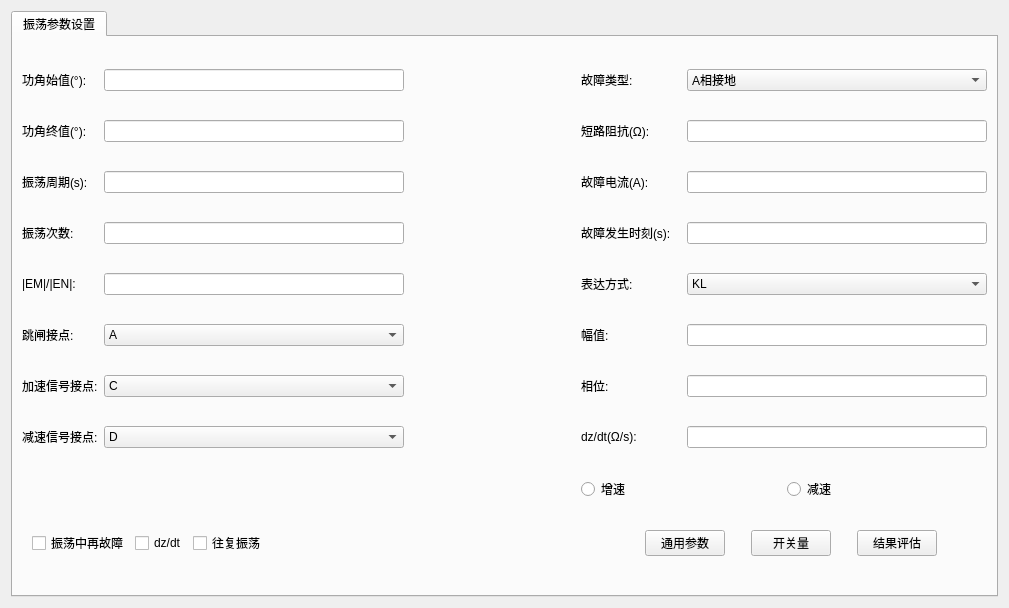
<?xml version="1.0" encoding="UTF-8"?>
<ui version="4.0">
 <class>QSttMacroParaEditViewSwing</class>
 <widget class="QWidget" name="QSttMacroParaEditViewSwing">
  <property name="geometry">
   <rect>
    <x>0</x>
    <y>0</y>
    <width>1009</width>
    <height>608</height>
   </rect>
  </property>
  <property name="windowTitle">
   <string>Form</string>
  </property>
  <layout class="QHBoxLayout" name="horizontalLayout">
   <item>
    <widget class="QTabWidget" name="m_tabWidget">
     <property name="currentIndex">
      <number>0</number>
     </property>
     <widget class="QWidget" name="tab">
      <attribute name="title">
       <string>振荡参数设置</string>
      </attribute>
      <layout class="QGridLayout" name="gridLayout_2">
       <item row="9" column="0" colspan="3">
        <layout class="QHBoxLayout" name="horizontalLayout_3">
         <property name="leftMargin">
          <number>10</number>
         </property>
         <item>
          <widget class="QSttCheckBox" name="m_cbRefault">
           <property name="sizePolicy">
            <sizepolicy hsizetype="Fixed" vsizetype="Fixed">
             <horstretch>0</horstretch>
             <verstretch>0</verstretch>
            </sizepolicy>
           </property>
           <property name="text">
            <string>振荡中再故障</string>
           </property>
          </widget>
         </item>
         <item>
          <widget class="QSttCheckBox" name="m_cbDzdt">
           <property name="sizePolicy">
            <sizepolicy hsizetype="Fixed" vsizetype="Fixed">
             <horstretch>0</horstretch>
             <verstretch>0</verstretch>
            </sizepolicy>
           </property>
           <property name="text">
            <string>dz/dt</string>
           </property>
          </widget>
         </item>
         <item>
          <widget class="QSttCheckBox" name="m_cbReciprocating">
           <property name="sizePolicy">
            <sizepolicy hsizetype="Fixed" vsizetype="Fixed">
             <horstretch>0</horstretch>
             <verstretch>0</verstretch>
            </sizepolicy>
           </property>
           <property name="text">
            <string>往复振荡</string>
           </property>
          </widget>
         </item>
         <item>
          <spacer name="horizontalSpacer">
           <property name="orientation">
            <enum>Qt::Horizontal</enum>
           </property>
           <property name="sizeHint" stdset="0">
            <size>
             <width>40</width>
             <height>20</height>
            </size>
           </property>
          </spacer>
         </item>
         <item>
          <widget class="QPushButton" name="m_btnTestParas">
           <property name="text">
            <string>通用参数</string>
           </property>
          </widget>
         </item>
         <item>
          <spacer name="horizontalSpacer_14">
           <property name="orientation">
            <enum>Qt::Horizontal</enum>
           </property>
           <property name="sizeType">
            <enum>QSizePolicy::Fixed</enum>
           </property>
           <property name="sizeHint" stdset="0">
            <size>
             <width>20</width>
             <height>20</height>
            </size>
           </property>
          </spacer>
         </item>
         <item>
          <widget class="QPushButton" name="m_btnBinary">
           <property name="text">
            <string>开关量</string>
           </property>
          </widget>
         </item>
         <item>
          <spacer name="horizontalSpacer_15">
           <property name="orientation">
            <enum>Qt::Horizontal</enum>
           </property>
           <property name="sizeType">
            <enum>QSizePolicy::Fixed</enum>
           </property>
           <property name="sizeHint" stdset="0">
            <size>
             <width>20</width>
             <height>20</height>
            </size>
           </property>
          </spacer>
         </item>
         <item>
          <widget class="QPushButton" name="m_btnResultEval">
           <property name="text">
            <string>结果评估</string>
           </property>
          </widget>
         </item>
         <item>
          <spacer name="horizontalSpacer_2">
           <property name="orientation">
            <enum>Qt::Horizontal</enum>
           </property>
           <property name="sizeType">
            <enum>QSizePolicy::Fixed</enum>
           </property>
           <property name="sizeHint" stdset="0">
            <size>
             <width>50</width>
             <height>20</height>
            </size>
           </property>
          </spacer>
         </item>
        </layout>
       </item>
       <item row="0" column="0">
        <layout class="QHBoxLayout" name="horizontalLayout_2">
         <item>
          <widget class="QLabel" name="m_labPAngleStart">
           <property name="sizePolicy">
            <sizepolicy hsizetype="Expanding" vsizetype="Preferred">
             <horstretch>0</horstretch>
             <verstretch>0</verstretch>
            </sizepolicy>
           </property>
           <property name="text">
            <string>功角始值(°):</string>
           </property>
          </widget>
         </item>
         <item>
          <widget class="QLineEdit" name="m_editPAngleStart">
           <property name="sizePolicy">
            <sizepolicy hsizetype="Fixed" vsizetype="Fixed">
             <horstretch>0</horstretch>
             <verstretch>0</verstretch>
            </sizepolicy>
           </property>
           <property name="minimumSize">
            <size>
             <width>300</width>
             <height>0</height>
            </size>
           </property>
           <property name="maximumSize">
            <size>
             <width>270</width>
             <height>16777215</height>
            </size>
           </property>
          </widget>
         </item>
        </layout>
       </item>
       <item row="3" column="0">
        <layout class="QHBoxLayout" name="horizontalLayout_6">
         <item>
          <widget class="QLabel" name="m_labSwingCount">
           <property name="sizePolicy">
            <sizepolicy hsizetype="Expanding" vsizetype="Preferred">
             <horstretch>0</horstretch>
             <verstretch>0</verstretch>
            </sizepolicy>
           </property>
           <property name="text">
            <string>振荡次数:</string>
           </property>
          </widget>
         </item>
         <item>
          <widget class="QLineEdit" name="m_editSwingCount">
           <property name="sizePolicy">
            <sizepolicy hsizetype="Fixed" vsizetype="Fixed">
             <horstretch>0</horstretch>
             <verstretch>0</verstretch>
            </sizepolicy>
           </property>
           <property name="minimumSize">
            <size>
             <width>300</width>
             <height>0</height>
            </size>
           </property>
           <property name="maximumSize">
            <size>
             <width>300</width>
             <height>16777215</height>
            </size>
           </property>
          </widget>
         </item>
        </layout>
       </item>
       <item row="5" column="2">
        <layout class="QHBoxLayout" name="horizontalLayout_40">
         <item>
          <widget class="QLabel" name="m_labAmplitude">
           <property name="sizePolicy">
            <sizepolicy hsizetype="Expanding" vsizetype="Preferred">
             <horstretch>0</horstretch>
             <verstretch>0</verstretch>
            </sizepolicy>
           </property>
           <property name="text">
            <string>幅值:</string>
           </property>
           <property name="alignment">
            <set>Qt::AlignLeading|Qt::AlignLeft|Qt::AlignVCenter</set>
           </property>
          </widget>
         </item>
         <item>
          <widget class="QLineEdit" name="m_editAmplitude">
           <property name="sizePolicy">
            <sizepolicy hsizetype="Fixed" vsizetype="Fixed">
             <horstretch>0</horstretch>
             <verstretch>0</verstretch>
            </sizepolicy>
           </property>
           <property name="minimumSize">
            <size>
             <width>300</width>
             <height>0</height>
            </size>
           </property>
           <property name="maximumSize">
            <size>
             <width>300</width>
             <height>16777215</height>
            </size>
           </property>
          </widget>
         </item>
        </layout>
       </item>
       <item row="6" column="0">
        <layout class="QHBoxLayout" name="horizontalLayout_9">
         <item>
          <widget class="QLabel" name="m_labTripSpeedUp">
           <property name="sizePolicy">
            <sizepolicy hsizetype="Expanding" vsizetype="Preferred">
             <horstretch>0</horstretch>
             <verstretch>0</verstretch>
            </sizepolicy>
           </property>
           <property name="layoutDirection">
            <enum>Qt::RightToLeft</enum>
           </property>
           <property name="text">
            <string>加速信号接点:</string>
           </property>
          </widget>
         </item>
         <item>
          <widget class="QComboBox" name="m_cbbTripSpeedUp">
           <property name="sizePolicy">
            <sizepolicy hsizetype="Expanding" vsizetype="Fixed">
             <horstretch>0</horstretch>
             <verstretch>0</verstretch>
            </sizepolicy>
           </property>
           <property name="minimumSize">
            <size>
             <width>300</width>
             <height>0</height>
            </size>
           </property>
           <property name="maximumSize">
            <size>
             <width>300</width>
             <height>16777215</height>
            </size>
           </property>
           <item>
            <property name="text">
             <string>C</string>
            </property>
           </item>
          </widget>
         </item>
        </layout>
       </item>
       <item row="7" column="2">
        <layout class="QHBoxLayout" name="horizontalLayout_42">
         <item>
          <widget class="QLabel" name="m_labDzdt">
           <property name="sizePolicy">
            <sizepolicy hsizetype="Expanding" vsizetype="Preferred">
             <horstretch>0</horstretch>
             <verstretch>0</verstretch>
            </sizepolicy>
           </property>
           <property name="text">
            <string>dz/dt(Ω/s):</string>
           </property>
           <property name="alignment">
            <set>Qt::AlignLeading|Qt::AlignLeft|Qt::AlignVCenter</set>
           </property>
          </widget>
         </item>
         <item>
          <widget class="QLineEdit" name="m_editDzdt">
           <property name="sizePolicy">
            <sizepolicy hsizetype="Fixed" vsizetype="Fixed">
             <horstretch>0</horstretch>
             <verstretch>0</verstretch>
            </sizepolicy>
           </property>
           <property name="minimumSize">
            <size>
             <width>300</width>
             <height>0</height>
            </size>
           </property>
           <property name="maximumSize">
            <size>
             <width>100</width>
             <height>16777215</height>
            </size>
           </property>
          </widget>
         </item>
        </layout>
       </item>
       <item row="0" column="1">
        <spacer name="horizontalSpacer_3">
         <property name="orientation">
          <enum>Qt::Horizontal</enum>
         </property>
         <property name="sizeType">
          <enum>QSizePolicy::Expanding</enum>
         </property>
         <property name="sizeHint" stdset="0">
          <size>
           <width>50</width>
           <height>20</height>
          </size>
         </property>
        </spacer>
       </item>
       <item row="7" column="0">
        <layout class="QHBoxLayout" name="horizontalLayout_34">
         <item>
          <widget class="QLabel" name="m_labTripSpeedDown">
           <property name="sizePolicy">
            <sizepolicy hsizetype="Expanding" vsizetype="Preferred">
             <horstretch>0</horstretch>
             <verstretch>0</verstretch>
            </sizepolicy>
           </property>
           <property name="layoutDirection">
            <enum>Qt::RightToLeft</enum>
           </property>
           <property name="text">
            <string>减速信号接点:</string>
           </property>
          </widget>
         </item>
         <item>
          <widget class="QComboBox" name="m_cbbTripSpeedDown">
           <property name="sizePolicy">
            <sizepolicy hsizetype="Fixed" vsizetype="Fixed">
             <horstretch>0</horstretch>
             <verstretch>0</verstretch>
            </sizepolicy>
           </property>
           <property name="minimumSize">
            <size>
             <width>300</width>
             <height>0</height>
            </size>
           </property>
           <property name="maximumSize">
            <size>
             <width>300</width>
             <height>16777215</height>
            </size>
           </property>
           <item>
            <property name="text">
             <string>D</string>
            </property>
           </item>
          </widget>
         </item>
        </layout>
       </item>
       <item row="6" column="2">
        <layout class="QHBoxLayout" name="horizontalLayout_37">
         <item>
          <widget class="QLabel" name="m_labPhase">
           <property name="sizePolicy">
            <sizepolicy hsizetype="Expanding" vsizetype="Preferred">
             <horstretch>0</horstretch>
             <verstretch>0</verstretch>
            </sizepolicy>
           </property>
           <property name="text">
            <string>相位:</string>
           </property>
           <property name="alignment">
            <set>Qt::AlignLeading|Qt::AlignLeft|Qt::AlignVCenter</set>
           </property>
          </widget>
         </item>
         <item>
          <widget class="QLineEdit" name="m_editPhase">
           <property name="sizePolicy">
            <sizepolicy hsizetype="Fixed" vsizetype="Fixed">
             <horstretch>0</horstretch>
             <verstretch>0</verstretch>
            </sizepolicy>
           </property>
           <property name="minimumSize">
            <size>
             <width>300</width>
             <height>0</height>
            </size>
           </property>
           <property name="maximumSize">
            <size>
             <width>300</width>
             <height>16777215</height>
            </size>
           </property>
          </widget>
         </item>
        </layout>
       </item>
       <item row="1" column="2">
        <layout class="QHBoxLayout" name="horizontalLayout_35">
         <item>
          <widget class="QLabel" name="m_labZ1">
           <property name="sizePolicy">
            <sizepolicy hsizetype="Expanding" vsizetype="Preferred">
             <horstretch>0</horstretch>
             <verstretch>0</verstretch>
            </sizepolicy>
           </property>
           <property name="text">
            <string>短路阻抗(Ω):</string>
           </property>
           <property name="alignment">
            <set>Qt::AlignLeading|Qt::AlignLeft|Qt::AlignVCenter</set>
           </property>
          </widget>
         </item>
         <item>
          <widget class="QLineEdit" name="m_editZ1">
           <property name="sizePolicy">
            <sizepolicy hsizetype="Fixed" vsizetype="Fixed">
             <horstretch>0</horstretch>
             <verstretch>0</verstretch>
            </sizepolicy>
           </property>
           <property name="minimumSize">
            <size>
             <width>300</width>
             <height>0</height>
            </size>
           </property>
           <property name="maximumSize">
            <size>
             <width>300</width>
             <height>16777215</height>
            </size>
           </property>
          </widget>
         </item>
        </layout>
       </item>
       <item row="1" column="0">
        <layout class="QHBoxLayout" name="horizontalLayout_4">
         <item>
          <widget class="QLabel" name="m_labPAngleEnd">
           <property name="sizePolicy">
            <sizepolicy hsizetype="Expanding" vsizetype="Preferred">
             <horstretch>0</horstretch>
             <verstretch>0</verstretch>
            </sizepolicy>
           </property>
           <property name="text">
            <string>功角终值(°):</string>
           </property>
          </widget>
         </item>
         <item>
          <widget class="QLineEdit" name="m_editPAngleEnd">
           <property name="sizePolicy">
            <sizepolicy hsizetype="Fixed" vsizetype="Fixed">
             <horstretch>0</horstretch>
             <verstretch>0</verstretch>
            </sizepolicy>
           </property>
           <property name="minimumSize">
            <size>
             <width>300</width>
             <height>0</height>
            </size>
           </property>
           <property name="maximumSize">
            <size>
             <width>300</width>
             <height>16777215</height>
            </size>
           </property>
          </widget>
         </item>
        </layout>
       </item>
       <item row="2" column="0">
        <layout class="QHBoxLayout" name="horizontalLayout_5">
         <item>
          <widget class="QLabel" name="m_labSwingCycle">
           <property name="sizePolicy">
            <sizepolicy hsizetype="Expanding" vsizetype="Preferred">
             <horstretch>0</horstretch>
             <verstretch>0</verstretch>
            </sizepolicy>
           </property>
           <property name="text">
            <string>振荡周期(s):</string>
           </property>
          </widget>
         </item>
         <item>
          <widget class="QLineEdit" name="m_editSwingCycle">
           <property name="sizePolicy">
            <sizepolicy hsizetype="Fixed" vsizetype="Fixed">
             <horstretch>0</horstretch>
             <verstretch>0</verstretch>
            </sizepolicy>
           </property>
           <property name="minimumSize">
            <size>
             <width>300</width>
             <height>0</height>
            </size>
           </property>
           <property name="maximumSize">
            <size>
             <width>300</width>
             <height>16777215</height>
            </size>
           </property>
          </widget>
         </item>
        </layout>
       </item>
       <item row="2" column="2">
        <layout class="QHBoxLayout" name="horizontalLayout_39">
         <item>
          <widget class="QLabel" name="m_labISet1">
           <property name="sizePolicy">
            <sizepolicy hsizetype="Expanding" vsizetype="Preferred">
             <horstretch>0</horstretch>
             <verstretch>0</verstretch>
            </sizepolicy>
           </property>
           <property name="text">
            <string>故障电流(A):</string>
           </property>
           <property name="alignment">
            <set>Qt::AlignLeading|Qt::AlignLeft|Qt::AlignVCenter</set>
           </property>
          </widget>
         </item>
         <item>
          <widget class="QLineEdit" name="m_editISet1">
           <property name="sizePolicy">
            <sizepolicy hsizetype="Fixed" vsizetype="Fixed">
             <horstretch>0</horstretch>
             <verstretch>0</verstretch>
            </sizepolicy>
           </property>
           <property name="minimumSize">
            <size>
             <width>300</width>
             <height>0</height>
            </size>
           </property>
           <property name="maximumSize">
            <size>
             <width>300</width>
             <height>16777215</height>
            </size>
           </property>
          </widget>
         </item>
        </layout>
       </item>
       <item row="4" column="0">
        <layout class="QHBoxLayout" name="horizontalLayout_7">
         <item>
          <widget class="QLabel" name="label_9">
           <property name="sizePolicy">
            <sizepolicy hsizetype="Expanding" vsizetype="Preferred">
             <horstretch>0</horstretch>
             <verstretch>0</verstretch>
            </sizepolicy>
           </property>
           <property name="text">
            <string>|EM|/|EN|:</string>
           </property>
          </widget>
         </item>
         <item>
          <widget class="QLineEdit" name="m_editEmEnRate">
           <property name="sizePolicy">
            <sizepolicy hsizetype="Fixed" vsizetype="Fixed">
             <horstretch>0</horstretch>
             <verstretch>0</verstretch>
            </sizepolicy>
           </property>
           <property name="minimumSize">
            <size>
             <width>300</width>
             <height>0</height>
            </size>
           </property>
           <property name="maximumSize">
            <size>
             <width>300</width>
             <height>16777215</height>
            </size>
           </property>
          </widget>
         </item>
        </layout>
       </item>
       <item row="3" column="2">
        <layout class="QHBoxLayout" name="horizontalLayout_38">
         <item>
          <widget class="QLabel" name="m_labFaultTime">
           <property name="sizePolicy">
            <sizepolicy hsizetype="Expanding" vsizetype="Preferred">
             <horstretch>0</horstretch>
             <verstretch>0</verstretch>
            </sizepolicy>
           </property>
           <property name="text">
            <string>故障发生时刻(s):</string>
           </property>
           <property name="alignment">
            <set>Qt::AlignLeading|Qt::AlignLeft|Qt::AlignVCenter</set>
           </property>
          </widget>
         </item>
         <item>
          <widget class="QLineEdit" name="m_editFaultTime">
           <property name="sizePolicy">
            <sizepolicy hsizetype="Fixed" vsizetype="Fixed">
             <horstretch>0</horstretch>
             <verstretch>0</verstretch>
            </sizepolicy>
           </property>
           <property name="minimumSize">
            <size>
             <width>300</width>
             <height>0</height>
            </size>
           </property>
           <property name="maximumSize">
            <size>
             <width>300</width>
             <height>16777215</height>
            </size>
           </property>
          </widget>
         </item>
        </layout>
       </item>
       <item row="0" column="2">
        <layout class="QHBoxLayout" name="horizontalLayout_36">
         <item>
          <widget class="QLabel" name="m_labFaultType">
           <property name="sizePolicy">
            <sizepolicy hsizetype="Expanding" vsizetype="Preferred">
             <horstretch>0</horstretch>
             <verstretch>0</verstretch>
            </sizepolicy>
           </property>
           <property name="layoutDirection">
            <enum>Qt::LeftToRight</enum>
           </property>
           <property name="text">
            <string>故障类型:</string>
           </property>
           <property name="alignment">
            <set>Qt::AlignLeading|Qt::AlignLeft|Qt::AlignVCenter</set>
           </property>
          </widget>
         </item>
         <item>
          <widget class="QComboBox" name="m_cbbFaultType">
           <property name="sizePolicy">
            <sizepolicy hsizetype="Fixed" vsizetype="Fixed">
             <horstretch>0</horstretch>
             <verstretch>0</verstretch>
            </sizepolicy>
           </property>
           <property name="minimumSize">
            <size>
             <width>300</width>
             <height>0</height>
            </size>
           </property>
           <property name="maximumSize">
            <size>
             <width>300</width>
             <height>16777215</height>
            </size>
           </property>
           <item>
            <property name="text">
             <string>A相接地</string>
            </property>
           </item>
           <item>
            <property name="text">
             <string>B相接地</string>
            </property>
           </item>
           <item>
            <property name="text">
             <string>C相接地</string>
            </property>
           </item>
           <item>
            <property name="text">
             <string>AB短路</string>
            </property>
           </item>
           <item>
            <property name="text">
             <string>BC短路</string>
            </property>
           </item>
           <item>
            <property name="text">
             <string>CA短路</string>
            </property>
           </item>
           <item>
            <property name="text">
             <string>三相短路</string>
            </property>
           </item>
          </widget>
         </item>
        </layout>
       </item>
       <item row="4" column="2">
        <layout class="QHBoxLayout" name="horizontalLayout_41">
         <item>
          <widget class="QLabel" name="m_labK0Mode">
           <property name="sizePolicy">
            <sizepolicy hsizetype="Expanding" vsizetype="Preferred">
             <horstretch>0</horstretch>
             <verstretch>0</verstretch>
            </sizepolicy>
           </property>
           <property name="layoutDirection">
            <enum>Qt::RightToLeft</enum>
           </property>
           <property name="text">
            <string>表达方式:</string>
           </property>
           <property name="alignment">
            <set>Qt::AlignLeading|Qt::AlignLeft|Qt::AlignVCenter</set>
           </property>
          </widget>
         </item>
         <item>
          <widget class="QComboBox" name="m_cbbK0Mode">
           <property name="sizePolicy">
            <sizepolicy hsizetype="Fixed" vsizetype="Fixed">
             <horstretch>0</horstretch>
             <verstretch>0</verstretch>
            </sizepolicy>
           </property>
           <property name="minimumSize">
            <size>
             <width>300</width>
             <height>0</height>
            </size>
           </property>
           <property name="maximumSize">
            <size>
             <width>300</width>
             <height>16777215</height>
            </size>
           </property>
           <item>
            <property name="text">
             <string>KL</string>
            </property>
           </item>
           <item>
            <property name="text">
             <string>Kr,Kx</string>
            </property>
           </item>
           <item>
            <property name="text">
             <string>Z0,Z1</string>
            </property>
           </item>
          </widget>
         </item>
        </layout>
       </item>
       <item row="5" column="0">
        <layout class="QHBoxLayout" name="horizontalLayout_8">
         <item>
          <widget class="QLabel" name="m_labTripPoint">
           <property name="sizePolicy">
            <sizepolicy hsizetype="Expanding" vsizetype="Preferred">
             <horstretch>0</horstretch>
             <verstretch>0</verstretch>
            </sizepolicy>
           </property>
           <property name="layoutDirection">
            <enum>Qt::RightToLeft</enum>
           </property>
           <property name="text">
            <string>跳闸接点:</string>
           </property>
          </widget>
         </item>
         <item>
          <widget class="QComboBox" name="m_cbbTripPoint">
           <property name="sizePolicy">
            <sizepolicy hsizetype="Fixed" vsizetype="Fixed">
             <horstretch>0</horstretch>
             <verstretch>0</verstretch>
            </sizepolicy>
           </property>
           <property name="minimumSize">
            <size>
             <width>300</width>
             <height>0</height>
            </size>
           </property>
           <property name="maximumSize">
            <size>
             <width>300</width>
             <height>16777215</height>
            </size>
           </property>
           <item>
            <property name="text">
             <string>A</string>
            </property>
           </item>
           <item>
            <property name="text">
             <string>B</string>
            </property>
           </item>
           <item>
            <property name="text">
             <string>C</string>
            </property>
           </item>
           <item>
            <property name="text">
             <string>D</string>
            </property>
           </item>
           <item>
            <property name="text">
             <string>E</string>
            </property>
           </item>
           <item>
            <property name="text">
             <string>F</string>
            </property>
           </item>
           <item>
            <property name="text">
             <string>G</string>
            </property>
           </item>
           <item>
            <property name="text">
             <string>H</string>
            </property>
           </item>
           <item>
            <property name="text">
             <string>I</string>
            </property>
           </item>
           <item>
            <property name="text">
             <string>J</string>
            </property>
           </item>
          </widget>
         </item>
        </layout>
       </item>
       <item row="8" column="2">
        <layout class="QHBoxLayout" name="horizontalLayout_10">
         <item>
          <widget class="QRadioButton" name="m_rbSpeedUp">
           <property name="sizePolicy">
            <sizepolicy hsizetype="Fixed" vsizetype="Fixed">
             <horstretch>0</horstretch>
             <verstretch>0</verstretch>
            </sizepolicy>
           </property>
           <property name="minimumSize">
            <size>
             <width>200</width>
             <height>0</height>
            </size>
           </property>
           <property name="maximumSize">
            <size>
             <width>80</width>
             <height>16777215</height>
            </size>
           </property>
           <property name="layoutDirection">
            <enum>Qt::LeftToRight</enum>
           </property>
           <property name="text">
            <string>增速</string>
           </property>
          </widget>
         </item>
         <item>
          <widget class="QRadioButton" name="m_rbSpeedDown">
           <property name="sizePolicy">
            <sizepolicy hsizetype="Expanding" vsizetype="Fixed">
             <horstretch>0</horstretch>
             <verstretch>0</verstretch>
            </sizepolicy>
           </property>
           <property name="minimumSize">
            <size>
             <width>200</width>
             <height>0</height>
            </size>
           </property>
           <property name="maximumSize">
            <size>
             <width>80</width>
             <height>16777215</height>
            </size>
           </property>
           <property name="text">
            <string>减速</string>
           </property>
          </widget>
         </item>
        </layout>
       </item>
      </layout>
     </widget>
    </widget>
   </item>
  </layout>
 </widget>
 <customwidgets>
  <customwidget>
   <class>QSttCheckBox</class>
   <extends>QCheckBox</extends>
   <header>../Module/UI/Controls/SttCheckBox.h</header>
  </customwidget>
 </customwidgets>
 <resources/>
 <connections/>
</ui>
